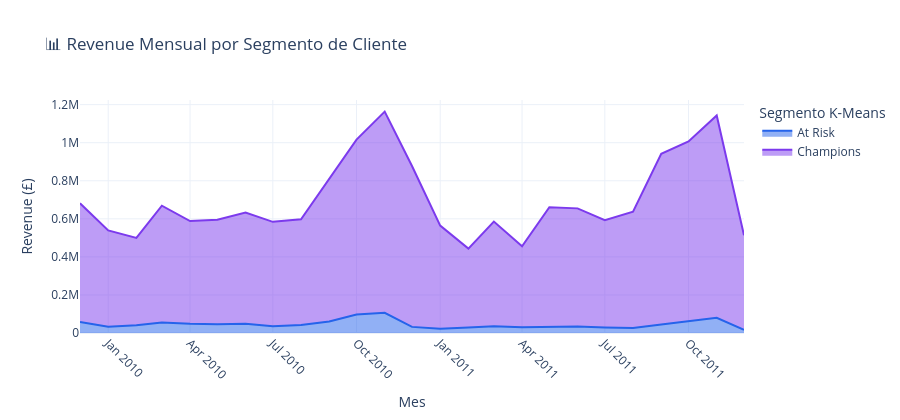

Notebook source saved alongside this figure:
### Code cell
# ── Revenue mensual por segmento K-Means ──────────────────────────────────────
monthly_seg = (
    tx.dropna(subset=['cluster_label'])
    .groupby(['YearMonth', 'cluster_label'])['Revenue']
    .sum()
    .reset_index()
    .sort_values('YearMonth')
)

fig = px.area(
    monthly_seg,
    x='YearMonth', y='Revenue',
    color='cluster_label',
    color_discrete_sequence=SEGMENT_PALETTE,
    labels={'Revenue': 'Revenue (£)', 'YearMonth': 'Mes', 'cluster_label': 'Segmento'},
    title='📊 Revenue Mensual por Segmento de Cliente'
)
fig.update_layout(height=420, hovermode='x unified', legend_title='Segmento K-Means')
fig.update_xaxes(tickangle=45)
fig.show()
fig.write_html(OUTPUT_DIR / 'revenue_by_segment_time.html')
print('✅ revenue_by_segment_time.html guardado')

### Figure 1 — Plotly figure (JSON) as saved in the notebook; plotly's stock layout.template omitted (floating-point values rounded to 4 significant figures)
{"data": [{"fillpattern": {"shape": ""}, "hovertemplate": "Segmento=At Risk<br>Mes=%{x}<br>Revenue (£)=%{y}<extra></extra>", "legendgroup": "At Risk", "line": {"color": "#2563EB"}, "marker": {"symbol": "circle"}, "mode": "lines", "name": "At Risk", "orientation": "v", "showlegend": true, "stackgroup": "1", "type": "scatter", "x": ["2009-12", "2010-01", "2010-02", "2010-03", "2010-04", "2010-05", "2010-06", "2010-07", "2010-08", "2010-09", "2010-10", "2010-11", "2010-12", "2011-01", "2011-02", "2011-03", "2011-04", "2011-05", "2011-06", "2011-07", "2011-08", "2011-09", "2011-10", "2011-11", "2011-12"], "xaxis": "x", "y": [58450.0, 32890.0, 41070.0, 55180.0, 49160.0, 46490.0, 49010.0, 36070.0, 41870.0, 60940.0, 97430.0, 106300.0, 32150.0, 22850.0, 29410.0, 35960.0, 29670.0, 32410.0, 34370.0, 29210.0, 25960.0, 44190.0, 60210.0, 79500.0, 16430.0], "yaxis": "y"}, {"fillpattern": {"shape": ""}, "hovertemplate": "Segmento=Champions<br>Mes=%{x}<br>Revenue (£)=%{y}<extra></extra>", "legendgroup": "Champions", "line": {"color": "#7C3AED"}, "marker": {"symbol": "circle"}, "mode": "lines", "name": "Champions", "orientation": "v", "showlegend": true, "stackgroup": "1", "type": "scatter", "x": ["2009-12", "2010-01", "2010-02", "2010-03", "2010-04", "2010-05", "2010-06", "2010-07", "2010-08", "2010-09", "2010-10", "2010-11", "2010-12", "2011-01", "2011-02", "2011-03", "2011-04", "2011-05", "2011-06", "2011-07", "2011-08", "2011-09", "2011-10", "2011-11", "2011-12"], "xaxis": "x", "y": [623100.0, 506100.0, 458900.0, 613800.0, 539000.0, 548600.0, 583700.0, 548000.0, 555300.0, 747600.0, 918600.0, 1057000.0, 845700.0, 541400.0, 414100.0, 549300.0, 426000.0, 628500.0, 620600.0, 564000.0, 611200.0, 897600.0, 946100.0, 1064000.0, 497000.0], "yaxis": "y"}], "layout": {"height": 420, "hovermode": "x unified", "legend": {"title": {"text": "Segmento K-Means"}, "tracegroupgap": 0}, "title": {"text": "📊 Revenue Mensual por Segmento de Cliente"}, "xaxis": {"anchor": "y", "domain": [0, 1], "tickangle": 45, "title": {"text": "Mes"}}, "yaxis": {"anchor": "x", "domain": [0, 1], "title": {"text": "Revenue (£)"}}}}
